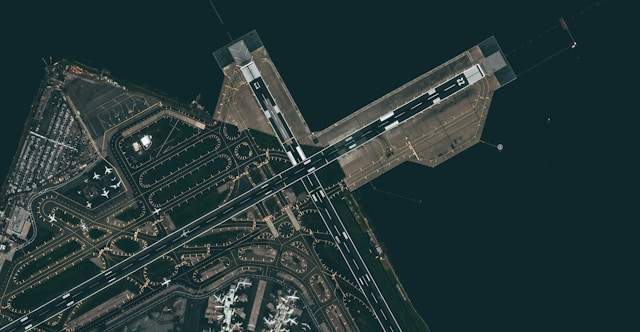
#> input picture course_02/images/03-satellite.jpg, 640 x 332 px
$ python 03-image-enhancement.py
#> lines starting #> are read from the running program, lines starting #| are printed output that depends on the picture
import cv2
import matplotlib.pyplot as plt

# Load image
img = cv2.imread("images/03-satellite.jpg")
#> img is the input picture: shape (332, 640, 3); mean B, G, R 55.5, 54.7, 36.6
gray = cv2.cvtColor(img, cv2.COLOR_BGR2GRAY)

# CLAHE Enhancement
clahe = cv2.createCLAHE(clipLimit=2.0, tileGridSize=(8,8))
enhanced = clahe.apply(gray)
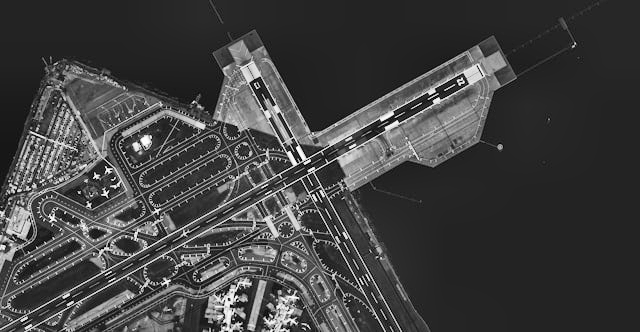
#> enhanced: shape (332, 640); min 1, max 255, mean 65.4

# Display results
plt.figure(figsize=(12,5))
plt.subplot(1,2,1), plt.title("Original"), plt.imshow(gray, cmap="gray"), plt.axis("off")
plt.subplot(1,2,2), plt.title("Enhanced (CLAHE)"), plt.imshow(enhanced, cmap="gray"), plt.axis("off")
plt.show()
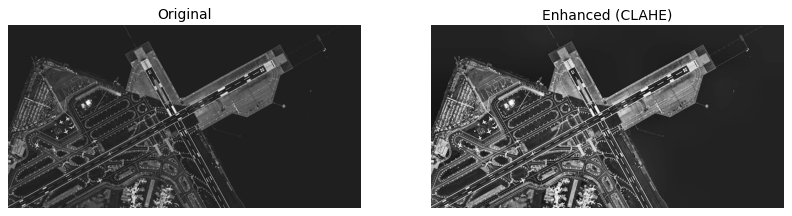
#> figure drawn by matplotlib, 2 panels

$ run again, with course_02/images/02-night.jpg copied over course_02/images/03-satellite.jpg
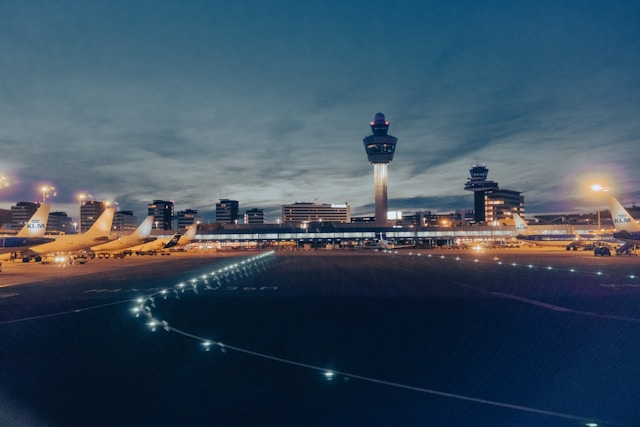
#> input picture course_02/images/02-night.jpg, 640 x 427 px
#> img is the input picture: shape (427, 640, 3); mean B, G, R 94.1, 77.6, 59.1
#> `enhanced = clahe.apply(gray)`:
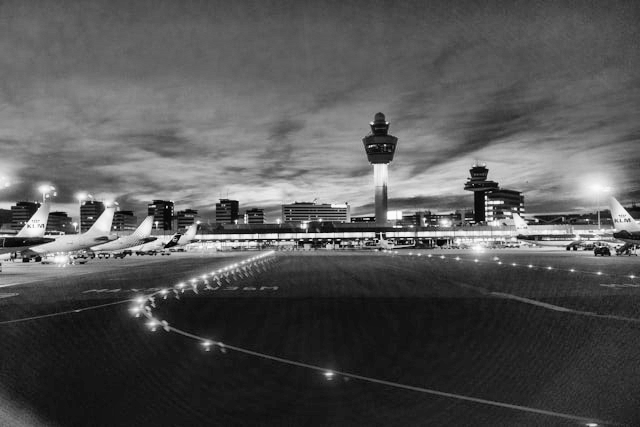
#> enhanced: shape (427, 640); min 1, max 253, mean 85.1
#> `plt.show()`:
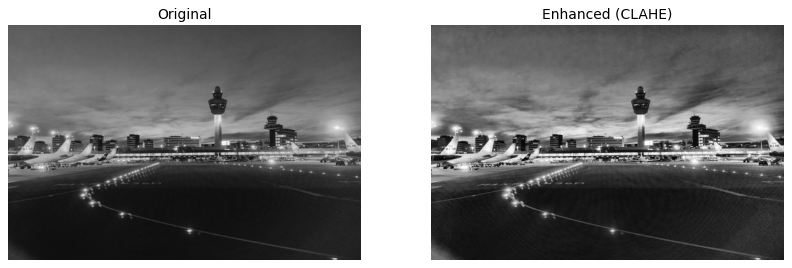
#> figure drawn by matplotlib, 2 panels
